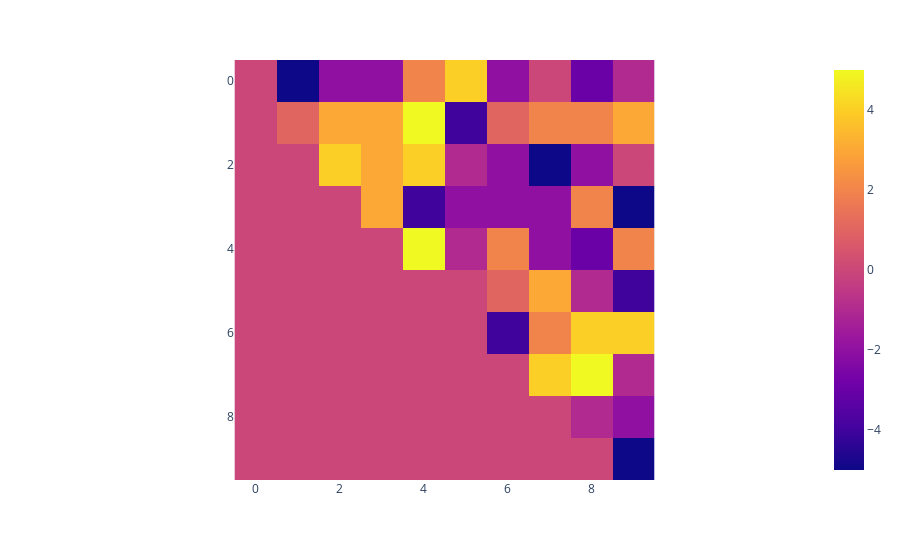

Source (notebook cell):
### Code cell
model.show(group="all")

### Figure 1 — Plotly figure (JSON) as saved in the notebook; plotly's stock layout.template omitted (floating-point values rounded to 4 significant figures)
{"data": [{"coloraxis": "coloraxis", "hovertemplate": "x: %{x}<br>y: %{y}<br>color: %{z}<extra></extra>", "name": "0", "type": "heatmap", "xaxis": "x", "yaxis": "y", "z": [[0, -5, -2, -2, 2, 4, -2, 0, -3, -1], [0, 1, 3, 3, 5, -4, 1, 2, 2, 3], [0, 0, 4, 3, 4, -1, -2, -5, -2, 0], [0, 0, 0, 3, -4, -2, -2, -2, 2, -5], [0, 0, 0, 0, 5, -1, 2, -2, -3, 2], [0, 0, 0, 0, 0, 0, 1, 3, -1, -4], [0, 0, 0, 0, 0, 0, -4, 2, 4, 4], [0, 0, 0, 0, 0, 0, 0, 4, 5, -1], [0, 0, 0, 0, 0, 0, 0, 0, -1, -2], [0, 0, 0, 0, 0, 0, 0, 0, 0, -5]]}], "layout": {"coloraxis": {"colorscale": [[0, "#0d0887"], [0.1111, "#46039f"], [0.2222, "#7201a8"], [0.3333, "#9c179e"], [0.4444, "#bd3786"], [0.5556, "#d8576b"], [0.6667, "#ed7953"], [0.7778, "#fb9f3a"], [0.8889, "#fdca26"], [1, "#f0f921"]]}, "margin": {"t": 60}, "xaxis": {"anchor": "y", "constrain": "domain", "domain": [0, 1], "scaleanchor": "y"}, "yaxis": {"anchor": "x", "autorange": "reversed", "constrain": "domain", "domain": [0, 1]}}}
